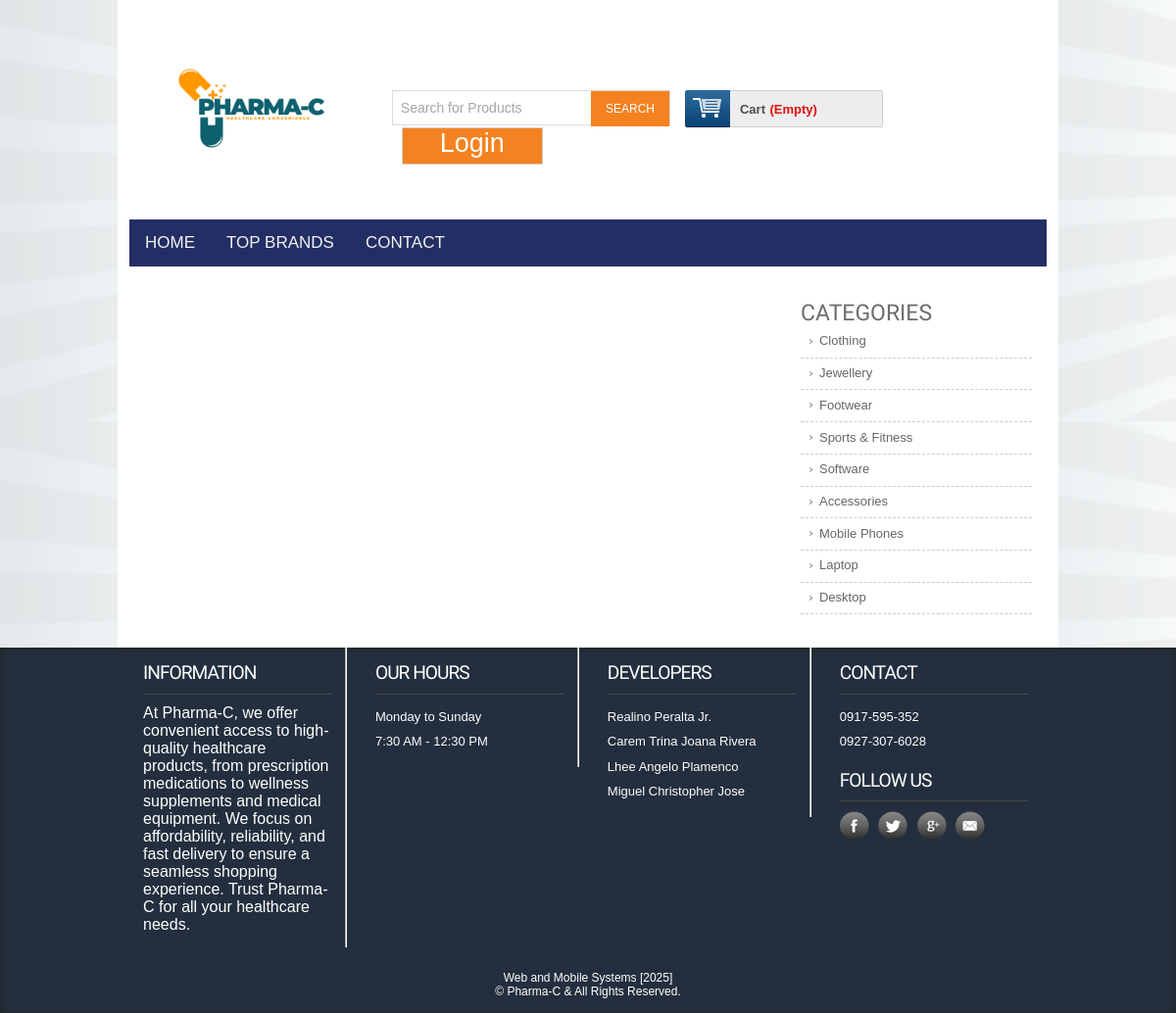
/details.php, run on an earlier commit of the app's database.
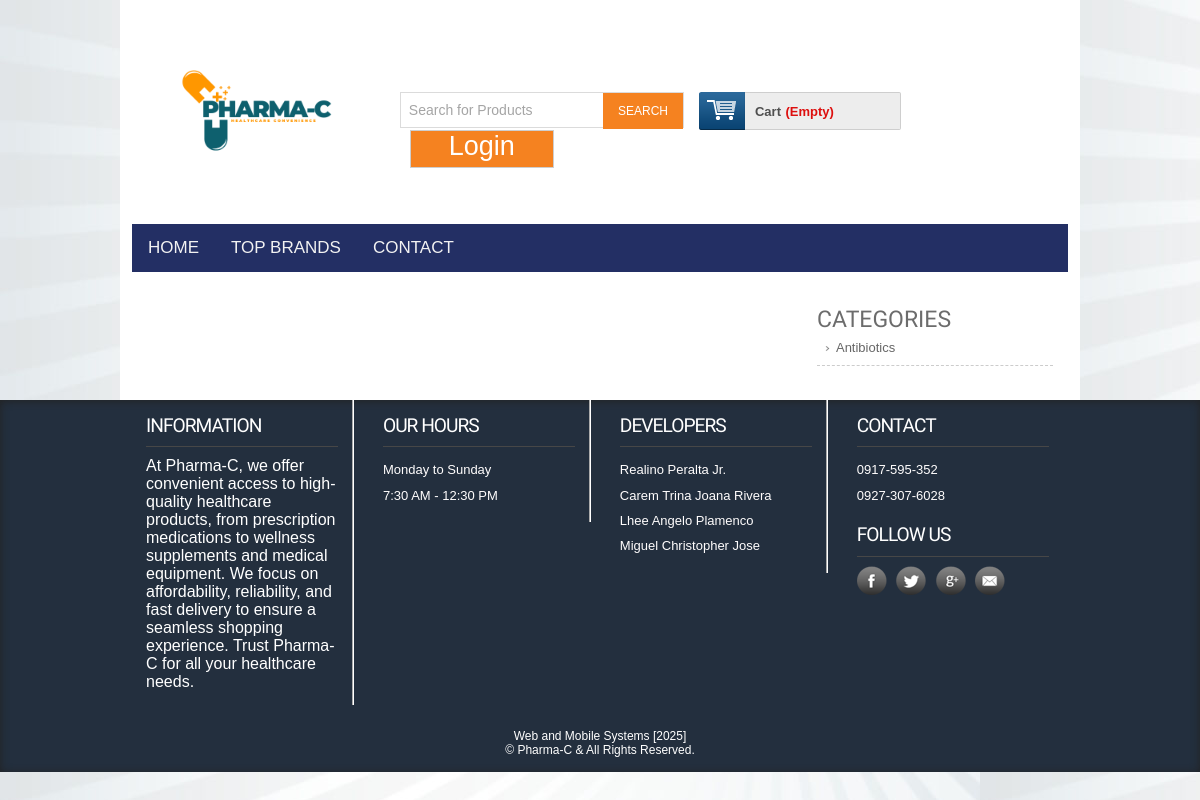
And on a later commit of the database.
### tables this page shows
CREATE TABLE `tbl_category` (
  `catId` int(11) NOT NULL,
  `catName` varchar(255) NOT NULL
);

### classess/Cart.php (called while the page is built, shortened)
<?php
$filepath = realpath(dirname(__FILE__));
include_once ($filepath.'/../lib/Database.php');
?>
<?php
class Cart{
private $db;
	public function __construct()
	{
		$this->db = new Database();
	}
	public function checkCartTable(){
	$sId  = session_id();
	$query = "SELECT * FROM tbl_cart WHERE sId = '$sId'";
		$result = $this->db->select($query);
		return $result;
	}
}
?>

### lib/Database.php (called while the page is built, shortened)
<?php
Class Database{
 public $host   = DB_HOST;
 public $user   = DB_USER;
 public $pass   = DB_PASS;
 public $dbname = DB_NAME;
 public $link;
private function connectDB(){
 $this->link = new mysqli($this->host, $this->user, $this->pass,
  $this->dbname);
 }
public function select($query){
  $result = $this->link->query($query) or
   die($this->link->error.__LINE__);
  if($result->num_rows > 0){
    return $result;
  } else {
    return false;
  }
 }
}

### lib/Session.php (called while the page is built, shortened)
<?php
class Session{
 public static function get($key){
  if (isset($_SESSION[$key])) {
   return $_SESSION[$key];
  } else {
   return false;
  }
 }
}
?>

### classess/Category.php (called while the page is built, shortened)
<?php
$filepath = realpath(dirname(__FILE__));
include_once ($filepath.'/../lib/Database.php');
?>
<?php
class Category
{
private $db;
	public function __construct()
	{
		$this->db = new Database();
	}
public function getAllCat(){
	$query = "SELECT * FROM tbl_category ORDER BY catId DESC";
	$result = $this->db->select($query);
	return $result;
}
}
?>

### details.php (the view, shortened to what this page needs)
<?php include 'inc/header.php';?>
 <div class="main">
    <div class="content">
    	<div class="section group">
				<div class="cont-desc span_1_of_2">
	</div>
				<div class="rightsidebar span_3_of_1">
					<h2>CATEGORIES</h2>
					<ul>
						<?php
						$getCat = $cat->getAllCat();
						if ($getCat) {
							while ($result = $getCat->fetch_assoc()) {
						 ?>
				      <li><a href="productbycat.php?catId=<?php echo $result['catId']; ?>"><?php echo $result['catName']; ?></a></li>
				      <?php }} ?>
    				</ul>
 				</div>
 		</div>
 	</div>
	</div>
  <?php include 'inc/footer.php';?>

### inc/header.php (shortened to what this page needs)
<?php
include 'lib/Session.php';
include 'lib/Database.php';
$cat = new Category();
$ct = new Cart();
?>
<!DOCTYPE HTML>
<html lang="en-US">
<head>
<link rel="stylesheet" href="https://cdnjs.cloudflare.com/ajax/libs/font-awesome/4.7.0/css/font-awesome.min.css">
<link href="css/newstyle.css" rel="stylesheet" type="text/css" media="all"/>
<link href="css/menu.css" rel="stylesheet" type="text/css" media="all"/>
<link href="css/tougle.css" rel="stylesheet" type="text/css" media="all"/>
</head>
<body>
  <div class="wrap">
  <div class="header_top">
        <div class="logo">
            <a href="index.php"><img src="images/logo1.png" alt="Logo" /></a>
        </div>
			  <div class="header_top_right">
			    <div class="search_box">
				    <form action="search.php" method="get">
				    	<input type="text" value="Search for Products" name="search" onfocus="this.value = '';" onblur="if (this.value == '') {this.value = 'Search for Products';}">
				    	<input type="submit" name="submit" value="SEARCH">
				    </form>
			    </div>
			    <div class="shopping_cart">
					<div class="cart">
						<a href="#" title="View my shopping cart" rel="nofollow">
								<span class="cart_title">Cart</span>
								<span class="no_product">
									<?php
							$getData = $ct->checkCartTable();
							if ($getData) {
								$sum = Session::get("sum");
								$qty = Session::get("qty");
								echo "TK.". $sum." qty: ".$qty;
							}else{
								echo "(Empty)";
							}
									 ?>
								</span>
							</a>
						</div>
			      </div>
		   <div class="login">
<?php
$login = Session::get("cuslogin");
if ($login == false) {  ?>
    	<a href="login.php">Login</a>
<?php }else{ ?>
<a href="?cid=<?php Session::get('cmrId') ?>">Logout</a>
<?php }
?>
		   </div>
	 </div>
 </div>
<div class="menu" id="myHeader">
	<ul id="dc_mega-menu-orange" style="text-transform: uppercase;" class="dc_mm-orange">
	<div class="topnav" id="myTopnav">
	  <a href="index.php">Home</a>
	  <a href="topbrands.php">Top Brands</a>
	  <a href="contact.php">Contact</a>
  </div>
	</ul>
</div>

### inc/footer.php (shortened to what this page needs)
</div>
   <div class="footer">
   	  <div class="wrapper">
	     <div class="section group">
				<div class="col_1_of_4 span_1_of_4">
						<h4>Information</h4>
						<p style="color: white">At Pharma-C, we offer convenient access to high-quality healthcare products, from prescription medications to wellness supplements and medical equipment. We focus on affordability, reliability, and fast delivery to ensure a seamless shopping experience. Trust Pharma-C for all your healthcare needs.</p>
					</div>
				<div class="col_1_of_4 span_1_of_4">
					<h4>Our Hours</h4>
						<ul>
						<li>Monday to Sunday</li>
						<li>7:30 AM - 12:30 PM</li>
						</ul>
				</div>
				<div class="col_1_of_4 span_1_of_4">
					<h4>Developers</h4>
						<ul>
							<li>Realino Peralta Jr.</li>
							<li>Carem Trina Joana Rivera</li>
							<li>Lhee Angelo Plamenco</li>
							<li>Miguel Christopher Jose</li>
						</ul>
				</div>
				<div class="col_1_of_4 span_1_of_4">
					<h4>Contact</h4>
						<ul>
							<li>0917-595-352</li>
							<li>0927-307-6028</li>
						</ul>
						<div class="social-icons">
							<h4>Follow Us</h4>
					   		  <ul>
							      <li class="facebook"><a href="#" target="_blank"> </a></li>
							      <li class="twitter"><a href="#" target="_blank"> </a></li>
							      <li class="googleplus"><a href="#" target="_blank"> </a></li>
							      <li class="contact"><a href="#" target="_blank"> </a></li>
						     </ul>
   	 					</div>
				</div>
			</div>
			<div class="copy_right">
				<p>Web and Mobile Systems [2025]</p>
				<p>© Pharma-C &amp; All Rights Reserved.</p>
		   </div>
     </div>
    </div>
    <link href="css/flexslider.css" rel='stylesheet' type='text/css' />
</body>
</html>

### css/menu.css (style rules this page uses)
.dc_mm-orange { background:#232F64; position:relative; width:100%; }

### css/tougle.css (style rules this page uses)
body { margin: 0; font-family: Arial, Helvetica, sans-serif; }
.topnav { overflow: hidden; background-color: #232F64; }
.topnav a { float: left; display: block; color: #f2f2f2; text-align: center; padding: 14px 16px; text-decoration: none; font-size: 17px; }

What changed in the data, as far as the page shows it:
removed tbl_category: catName "Clothing"
removed tbl_category: catName "Jewellery"
removed tbl_category: catName "Footwear"
removed tbl_category: catName "Sports & Fitness"
removed tbl_category: catName "Software"
removed tbl_category: catName "Accessories"
removed tbl_category: catName "Mobile Phones"
removed tbl_category: catName "Laptop"
removed tbl_category: catName "Desktop"
added tbl_category: catName "Antibiotics"
